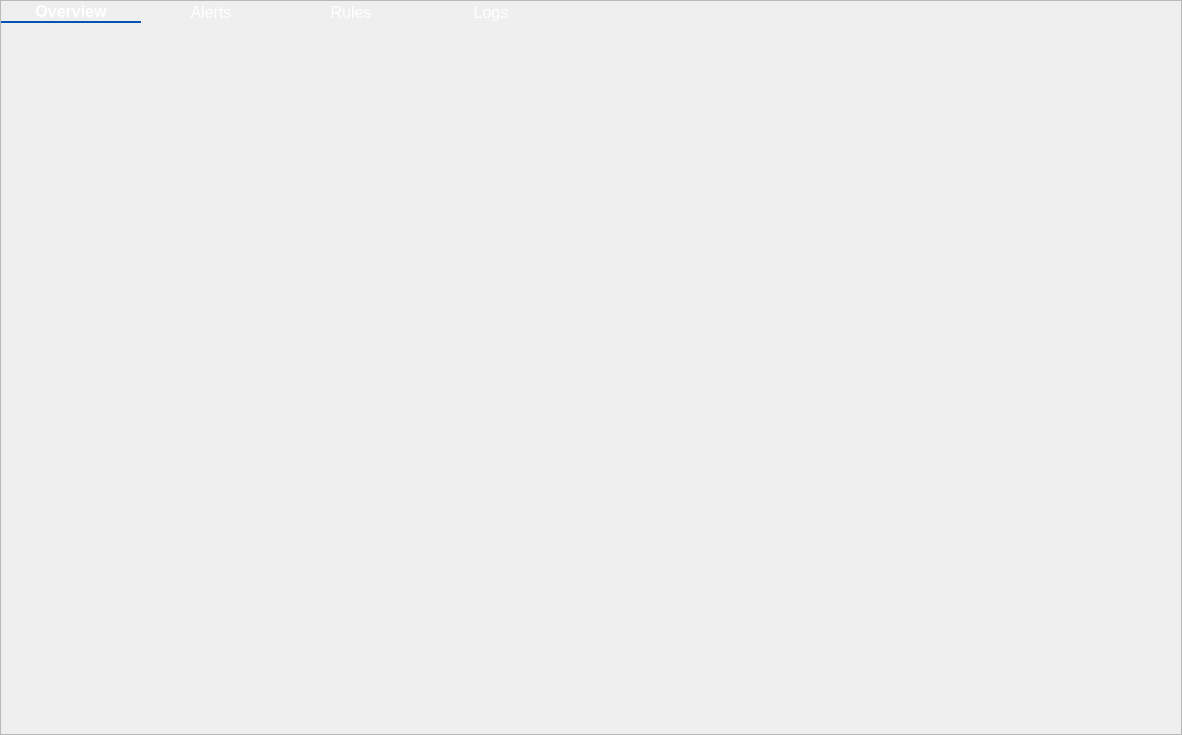
<?xml version="1.0" encoding="UTF-8"?>
<ui version="4.0">
 <class>MainWindow</class>
 <widget class="QMainWindow" name="MainWindow">
  <property name="geometry">
   <rect>
    <x>0</x>
    <y>0</y>
    <width>1182</width>
    <height>735</height>
   </rect>
  </property>
  <property name="windowTitle">
   <string>OTIS - Operational Technology Insight &amp; Security</string>
  </property>
  <property name="styleSheet">
   <string notr="true"/>
  </property>
  <widget class="QWidget" name="centralwidget">
   <layout class="QVBoxLayout" name="verticalLayout_4">
    <property name="spacing">
     <number>0</number>
    </property>
    <property name="leftMargin">
     <number>0</number>
    </property>
    <property name="topMargin">
     <number>0</number>
    </property>
    <property name="rightMargin">
     <number>0</number>
    </property>
    <property name="bottomMargin">
     <number>0</number>
    </property>
    <item>
     <widget class="QFrame" name="frame">
      <property name="sizePolicy">
       <sizepolicy hsizetype="Expanding" vsizetype="Preferred">
        <horstretch>1</horstretch>
        <verstretch>0</verstretch>
       </sizepolicy>
      </property>
      <property name="frameShape">
       <enum>QFrame::Shape::StyledPanel</enum>
      </property>
      <property name="frameShadow">
       <enum>QFrame::Shadow::Raised</enum>
      </property>
      <layout class="QVBoxLayout" name="verticalLayout_3">
       <property name="spacing">
        <number>0</number>
       </property>
       <property name="leftMargin">
        <number>0</number>
       </property>
       <property name="topMargin">
        <number>0</number>
       </property>
       <property name="rightMargin">
        <number>0</number>
       </property>
       <property name="bottomMargin">
        <number>0</number>
       </property>
       <item>
        <widget class="QWidget" name="_navigationBar" native="true">
         <property name="sizePolicy">
          <sizepolicy hsizetype="Expanding" vsizetype="Fixed">
           <horstretch>1</horstretch>
           <verstretch>0</verstretch>
          </sizepolicy>
         </property>
         <property name="minimumSize">
          <size>
           <width>0</width>
           <height>24</height>
          </size>
         </property>
         <property name="maximumSize">
          <size>
           <width>16777215</width>
           <height>24</height>
          </size>
         </property>
         <property name="styleSheet">
          <string notr="true"/>
         </property>
         <layout class="QVBoxLayout" name="verticalLayout_2">
          <property name="spacing">
           <number>0</number>
          </property>
          <property name="leftMargin">
           <number>0</number>
          </property>
          <property name="topMargin">
           <number>0</number>
          </property>
          <property name="rightMargin">
           <number>0</number>
          </property>
          <property name="bottomMargin">
           <number>0</number>
          </property>
          <item>
           <layout class="QHBoxLayout" name="horizontalLayout">
            <property name="spacing">
             <number>0</number>
            </property>
            <property name="bottomMargin">
             <number>0</number>
            </property>
            <item>
             <widget class="QPushButton" name="overviewSelectButton">
              <property name="minimumSize">
               <size>
                <width>140</width>
                <height>0</height>
               </size>
              </property>
              <property name="font">
               <font>
                <pointsize>12</pointsize>
                <bold>true</bold>
               </font>
              </property>
              <property name="cursor">
               <cursorShape>PointingHandCursor</cursorShape>
              </property>
              <property name="styleSheet">
               <string notr="true">QPushButton {
    border: none;
    background: transparent;
    font-weight: bold;
    color: white;
    border-bottom: 2px solid #0553b2;
}</string>
              </property>
              <property name="text">
               <string>Overview</string>
              </property>
              <property name="flat">
               <bool>true</bool>
              </property>
             </widget>
            </item>
            <item>
             <widget class="QPushButton" name="alertsSelectButton">
              <property name="minimumSize">
               <size>
                <width>140</width>
                <height>0</height>
               </size>
              </property>
              <property name="font">
               <font>
                <pointsize>12</pointsize>
                <bold>false</bold>
               </font>
              </property>
              <property name="cursor">
               <cursorShape>PointingHandCursor</cursorShape>
              </property>
              <property name="styleSheet">
               <string notr="true">QPushButton {
    border: none;
    background: transparent;
    font-weight: normal;
     color: white;
}</string>
              </property>
              <property name="text">
               <string>Alerts</string>
              </property>
              <property name="flat">
               <bool>true</bool>
              </property>
             </widget>
            </item>
            <item>
             <widget class="QPushButton" name="rulesSelectButton">
              <property name="minimumSize">
               <size>
                <width>140</width>
                <height>0</height>
               </size>
              </property>
              <property name="font">
               <font>
                <pointsize>12</pointsize>
                <bold>false</bold>
               </font>
              </property>
              <property name="cursor">
               <cursorShape>PointingHandCursor</cursorShape>
              </property>
              <property name="styleSheet">
               <string notr="true">QPushButton {
    border: none;
    background: transparent;
    font-weight: normal;
     color: white;
}</string>
              </property>
              <property name="text">
               <string>Rules</string>
              </property>
              <property name="flat">
               <bool>true</bool>
              </property>
             </widget>
            </item>
            <item>
             <widget class="QPushButton" name="logsSelectButton">
              <property name="minimumSize">
               <size>
                <width>140</width>
                <height>0</height>
               </size>
              </property>
              <property name="font">
               <font>
                <pointsize>12</pointsize>
                <bold>false</bold>
               </font>
              </property>
              <property name="cursor">
               <cursorShape>PointingHandCursor</cursorShape>
              </property>
              <property name="styleSheet">
               <string notr="true">QPushButton {
    border: none;
    background: transparent;
    font-weight: normal;
     color: white;
}</string>
              </property>
              <property name="text">
               <string>Logs</string>
              </property>
              <property name="flat">
               <bool>true</bool>
              </property>
             </widget>
            </item>
            <item>
             <spacer name="horizontalSpacer">
              <property name="orientation">
               <enum>Qt::Orientation::Horizontal</enum>
              </property>
              <property name="sizeHint" stdset="0">
               <size>
                <width>40</width>
                <height>20</height>
               </size>
              </property>
             </spacer>
            </item>
           </layout>
          </item>
         </layout>
        </widget>
       </item>
       <item>
        <widget class="QStackedWidget" name="stackedWidget">
         <property name="sizePolicy">
          <sizepolicy hsizetype="Expanding" vsizetype="Expanding">
           <horstretch>1</horstretch>
           <verstretch>1</verstretch>
          </sizepolicy>
         </property>
         <property name="currentIndex">
          <number>0</number>
         </property>
         <widget class="Overview" name="page0_overview">
          <layout class="QVBoxLayout" name="verticalLayout_11">
           <property name="spacing">
            <number>0</number>
           </property>
           <property name="leftMargin">
            <number>0</number>
           </property>
           <property name="topMargin">
            <number>0</number>
           </property>
           <property name="rightMargin">
            <number>0</number>
           </property>
           <property name="bottomMargin">
            <number>0</number>
           </property>
           <item>
            <widget class="QFrame" name="overviewFrame">
             <property name="frameShape">
              <enum>QFrame::Shape::NoFrame</enum>
             </property>
             <property name="frameShadow">
              <enum>QFrame::Shadow::Plain</enum>
             </property>
             <layout class="QVBoxLayout" name="verticalLayout_10">
              <property name="leftMargin">
               <number>9</number>
              </property>
              <item>
               <layout class="QGridLayout" name="gridLayout">
                <item row="0" column="0">
                 <widget class="QWidget" name="_1_alertsBySeverity" native="true">
                  <property name="minimumSize">
                   <size>
                    <width>0</width>
                    <height>200</height>
                   </size>
                  </property>
                 </widget>
                </item>
                <item row="1" column="1">
                 <widget class="QWidget" name="_4_logsByDevice" native="true">
                  <property name="minimumSize">
                   <size>
                    <width>0</width>
                    <height>200</height>
                   </size>
                  </property>
                 </widget>
                </item>
                <item row="1" column="0">
                 <widget class="QWidget" name="_3_logsBySeverity" native="true">
                  <property name="minimumSize">
                   <size>
                    <width>0</width>
                    <height>200</height>
                   </size>
                  </property>
                 </widget>
                </item>
                <item row="0" column="1">
                 <widget class="QWidget" name="_2_alertsByDevice" native="true">
                  <property name="minimumSize">
                   <size>
                    <width>0</width>
                    <height>200</height>
                   </size>
                  </property>
                 </widget>
                </item>
               </layout>
              </item>
              <item>
               <layout class="QHBoxLayout" name="horizontalLayout_4" stretch="0">
                <item>
                 <widget class="QWidget" name="alertTimeline" native="true">
                  <property name="minimumSize">
                   <size>
                    <width>0</width>
                    <height>200</height>
                   </size>
                  </property>
                 </widget>
                </item>
               </layout>
              </item>
             </layout>
            </widget>
           </item>
          </layout>
         </widget>
         <widget class="AlertsPage" name="page1_alerts">
          <layout class="QVBoxLayout" name="verticalLayout_9">
           <property name="spacing">
            <number>0</number>
           </property>
           <property name="leftMargin">
            <number>0</number>
           </property>
           <property name="topMargin">
            <number>0</number>
           </property>
           <property name="rightMargin">
            <number>0</number>
           </property>
           <property name="bottomMargin">
            <number>0</number>
           </property>
           <item>
            <widget class="QFrame" name="alertsFrame">
             <property name="frameShape">
              <enum>QFrame::Shape::NoFrame</enum>
             </property>
             <property name="frameShadow">
              <enum>QFrame::Shadow::Plain</enum>
             </property>
             <layout class="QVBoxLayout" name="verticalLayout_8">
              <property name="leftMargin">
               <number>9</number>
              </property>
              <item>
               <layout class="QHBoxLayout" name="alertsBar">
                <property name="bottomMargin">
                 <number>0</number>
                </property>
                <item>
                 <widget class="QPushButton" name="ackButton">
                  <property name="minimumSize">
                   <size>
                    <width>0</width>
                    <height>26</height>
                   </size>
                  </property>
                  <property name="maximumSize">
                   <size>
                    <width>86</width>
                    <height>26</height>
                   </size>
                  </property>
                  <property name="text">
                   <string>Acknowlege</string>
                  </property>
                 </widget>
                </item>
                <item>
                 <spacer name="horizontalSpacer_3">
                  <property name="orientation">
                   <enum>Qt::Orientation::Horizontal</enum>
                  </property>
                  <property name="sizeHint" stdset="0">
                   <size>
                    <width>40</width>
                    <height>20</height>
                   </size>
                  </property>
                 </spacer>
                </item>
               </layout>
              </item>
              <item>
               <widget class="QTableWidget" name="alertsTable">
                <property name="sizePolicy">
                 <sizepolicy hsizetype="Expanding" vsizetype="Expanding">
                  <horstretch>0</horstretch>
                  <verstretch>0</verstretch>
                 </sizepolicy>
                </property>
                <property name="verticalScrollBarPolicy">
                 <enum>Qt::ScrollBarPolicy::ScrollBarAsNeeded</enum>
                </property>
                <property name="sortingEnabled">
                 <bool>true</bool>
                </property>
                <attribute name="horizontalHeaderCascadingSectionResizes">
                 <bool>false</bool>
                </attribute>
                <attribute name="horizontalHeaderDefaultSectionSize">
                 <number>150</number>
                </attribute>
                <attribute name="horizontalHeaderStretchLastSection">
                 <bool>true</bool>
                </attribute>
                <column>
                 <property name="text">
                  <string>Severity</string>
                 </property>
                </column>
                <column>
                 <property name="text">
                  <string>Timestamp</string>
                 </property>
                </column>
                <column>
                 <property name="text">
                  <string>Rule</string>
                 </property>
                </column>
                <column>
                 <property name="text">
                  <string>Source</string>
                 </property>
                </column>
               </widget>
              </item>
             </layout>
            </widget>
           </item>
          </layout>
         </widget>
         <widget class="RulesPage" name="page2_rules">
          <property name="sizePolicy">
           <sizepolicy hsizetype="Expanding" vsizetype="Expanding">
            <horstretch>1</horstretch>
            <verstretch>1</verstretch>
           </sizepolicy>
          </property>
          <layout class="QVBoxLayout" name="verticalLayout_6">
           <property name="spacing">
            <number>0</number>
           </property>
           <property name="leftMargin">
            <number>0</number>
           </property>
           <property name="topMargin">
            <number>0</number>
           </property>
           <property name="rightMargin">
            <number>0</number>
           </property>
           <property name="bottomMargin">
            <number>0</number>
           </property>
           <item>
            <widget class="QFrame" name="rulesFrame">
             <property name="frameShape">
              <enum>QFrame::Shape::NoFrame</enum>
             </property>
             <property name="frameShadow">
              <enum>QFrame::Shadow::Plain</enum>
             </property>
             <layout class="QVBoxLayout" name="verticalLayout_7">
              <item>
               <layout class="QHBoxLayout" name="horizontalLayout_2">
                <property name="bottomMargin">
                 <number>0</number>
                </property>
                <item>
                 <widget class="QPushButton" name="newRuleButton">
                  <property name="minimumSize">
                   <size>
                    <width>0</width>
                    <height>26</height>
                   </size>
                  </property>
                  <property name="maximumSize">
                   <size>
                    <width>86</width>
                    <height>26</height>
                   </size>
                  </property>
                  <property name="text">
                   <string>New Rule</string>
                  </property>
                 </widget>
                </item>
                <item>
                 <widget class="QPushButton" name="editRuleButton">
                  <property name="maximumSize">
                   <size>
                    <width>86</width>
                    <height>26</height>
                   </size>
                  </property>
                  <property name="text">
                   <string>Edit Rule</string>
                  </property>
                 </widget>
                </item>
                <item>
                 <spacer name="horizontalSpacer_2">
                  <property name="orientation">
                   <enum>Qt::Orientation::Horizontal</enum>
                  </property>
                  <property name="sizeHint" stdset="0">
                   <size>
                    <width>40</width>
                    <height>20</height>
                   </size>
                  </property>
                 </spacer>
                </item>
               </layout>
              </item>
              <item>
               <widget class="QTableWidget" name="rulesTable">
                <property name="sizePolicy">
                 <sizepolicy hsizetype="Expanding" vsizetype="Expanding">
                  <horstretch>0</horstretch>
                  <verstretch>0</verstretch>
                 </sizepolicy>
                </property>
                <property name="verticalScrollBarPolicy">
                 <enum>Qt::ScrollBarPolicy::ScrollBarAsNeeded</enum>
                </property>
                <property name="sortingEnabled">
                 <bool>true</bool>
                </property>
                <attribute name="horizontalHeaderCascadingSectionResizes">
                 <bool>false</bool>
                </attribute>
                <attribute name="horizontalHeaderDefaultSectionSize">
                 <number>140</number>
                </attribute>
                <attribute name="horizontalHeaderStretchLastSection">
                 <bool>true</bool>
                </attribute>
                <column>
                 <property name="text">
                  <string>Name</string>
                 </property>
                </column>
                <column>
                 <property name="text">
                  <string>Alert Severity</string>
                 </property>
                </column>
                <column>
                 <property name="text">
                  <string>Script Hook</string>
                 </property>
                </column>
                <column>
                 <property name="text">
                  <string>Log Severity</string>
                 </property>
                </column>
                <column>
                 <property name="text">
                  <string>Facility</string>
                 </property>
                </column>
                <column>
                 <property name="text">
                  <string>Hostname</string>
                 </property>
                </column>
                <column>
                 <property name="text">
                  <string>App</string>
                 </property>
                </column>
                <column>
                 <property name="text">
                  <string>PID</string>
                 </property>
                </column>
                <column>
                 <property name="text">
                  <string>MsgID</string>
                 </property>
                </column>
                <column>
                 <property name="text">
                  <string>Message</string>
                 </property>
                </column>
                <column>
                 <property name="text">
                  <string>Limit</string>
                 </property>
                </column>
                <column>
                 <property name="text">
                  <string>Per-Host</string>
                 </property>
                </column>
               </widget>
              </item>
             </layout>
            </widget>
           </item>
          </layout>
         </widget>
         <widget class="LogsPage" name="page3_logs">
          <property name="enabled">
           <bool>true</bool>
          </property>
          <property name="sizePolicy">
           <sizepolicy hsizetype="Expanding" vsizetype="Expanding">
            <horstretch>1</horstretch>
            <verstretch>1</verstretch>
           </sizepolicy>
          </property>
          <layout class="QVBoxLayout" name="verticalLayout_5">
           <property name="spacing">
            <number>0</number>
           </property>
           <property name="leftMargin">
            <number>0</number>
           </property>
           <property name="topMargin">
            <number>0</number>
           </property>
           <property name="rightMargin">
            <number>0</number>
           </property>
           <property name="bottomMargin">
            <number>0</number>
           </property>
           <item>
            <widget class="QFrame" name="logsFrame">
             <property name="frameShape">
              <enum>QFrame::Shape::NoFrame</enum>
             </property>
             <layout class="QVBoxLayout" name="verticalLayout">
              <item>
               <widget class="QPushButton" name="tableFiltersButton">
                <property name="minimumSize">
                 <size>
                  <width>0</width>
                  <height>26</height>
                 </size>
                </property>
                <property name="maximumSize">
                 <size>
                  <width>86</width>
                  <height>26</height>
                 </size>
                </property>
                <property name="text">
                 <string>Filters</string>
                </property>
               </widget>
              </item>
              <item>
               <widget class="QTableWidget" name="logTable">
                <property name="sizePolicy">
                 <sizepolicy hsizetype="Expanding" vsizetype="Expanding">
                  <horstretch>0</horstretch>
                  <verstretch>0</verstretch>
                 </sizepolicy>
                </property>
                <property name="verticalScrollBarPolicy">
                 <enum>Qt::ScrollBarPolicy::ScrollBarAsNeeded</enum>
                </property>
                <property name="sortingEnabled">
                 <bool>true</bool>
                </property>
                <attribute name="horizontalHeaderCascadingSectionResizes">
                 <bool>false</bool>
                </attribute>
                <attribute name="horizontalHeaderDefaultSectionSize">
                 <number>140</number>
                </attribute>
                <attribute name="horizontalHeaderStretchLastSection">
                 <bool>true</bool>
                </attribute>
                <column>
                 <property name="text">
                  <string>Severity</string>
                 </property>
                </column>
                <column>
                 <property name="text">
                  <string>Facility</string>
                 </property>
                </column>
                <column>
                 <property name="text">
                  <string>Timestamp</string>
                 </property>
                </column>
                <column>
                 <property name="text">
                  <string>Hostname</string>
                 </property>
                </column>
                <column>
                 <property name="text">
                  <string>App</string>
                 </property>
                </column>
                <column>
                 <property name="text">
                  <string>PID</string>
                 </property>
                </column>
                <column>
                 <property name="text">
                  <string>MsgID</string>
                 </property>
                </column>
                <column>
                 <property name="text">
                  <string>Message</string>
                 </property>
                </column>
               </widget>
              </item>
             </layout>
            </widget>
           </item>
          </layout>
         </widget>
        </widget>
       </item>
      </layout>
     </widget>
    </item>
   </layout>
  </widget>
 </widget>
 <customwidgets>
  <customwidget>
   <class>LogsPage</class>
   <extends>QWidget</extends>
   <header>logs_page.h</header>
   <container>1</container>
  </customwidget>
  <customwidget>
   <class>RulesPage</class>
   <extends>QWidget</extends>
   <header>rules_page.h</header>
   <container>1</container>
  </customwidget>
  <customwidget>
   <class>AlertsPage</class>
   <extends>QWidget</extends>
   <header>alerts_page.h</header>
   <container>1</container>
  </customwidget>
  <customwidget>
   <class>Overview</class>
   <extends>QWidget</extends>
   <header>overview.h</header>
   <container>1</container>
  </customwidget>
 </customwidgets>
 <resources/>
 <connections/>
</ui>
